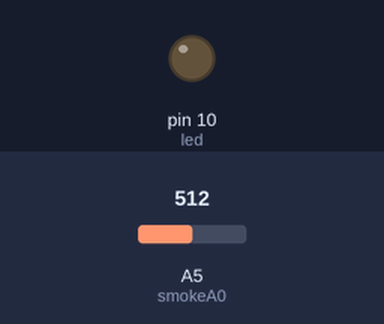
This sketch was run on a simulated Arduino Uno, built with avr-gcc and run on an emulated ATmega328P. Shown: output pins drawn as LEDs (lit = HIGH). Inputs (shaded band) come from the test bench; at power-on: A5 (smokeA0) = 512. What the sketch prints to the serial monitor is not drawn.

Above: at 0.1 s.
At 1.3 s:
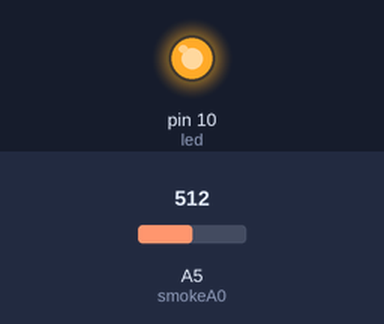
Timing chart, 0 to 2.8 s (numbered marks = the images above):
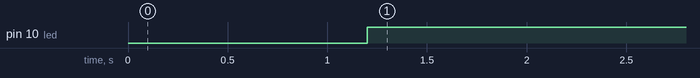

Measured:
- by itself, pin 10 (led): LOW → HIGH at 1.2 s

The sketch:

gsm.ino
```cpp
int led = 10;
int smokeA0 = A5;
// My threshold value
int sensorThres = 0; //Change this thresold value according to your sensitivity

void setup() {

  pinMode(led, OUTPUT);
  pinMode(smokeA0, INPUT);
  Serial.begin(9600);
  delay(100);
}

void loop() {
  int analogSensor = analogRead(smokeA0);
  // Checks if it has reached the threshold value
  if (analogSensor > sensorThres)
  {

     Serial.println("AT+CMGF=1");    //Sets the GSM Module in Text Mode
     delay(1000);  // Delay of 1 second
     Serial.println("AT+CMGS=\"+917506530870\"\r"); // Replace x with mobile number
     Serial.println("Gas Leakage Alert");// The SMS text you want to send
     Serial.println((char)26);// ASCII code of CTRL+Z for saying the end of sms to  the module
     delay(100);
     digitalWrite(led,HIGH);
     Serial.println("ATD7506530870;"); // ATDxxxxxxxxxx; semicolon should be at the last ;AT command that follows UART protocol;

  }
  else
  {

    digitalWrite(led,LOW);
  }
  delay(50);
}
```
